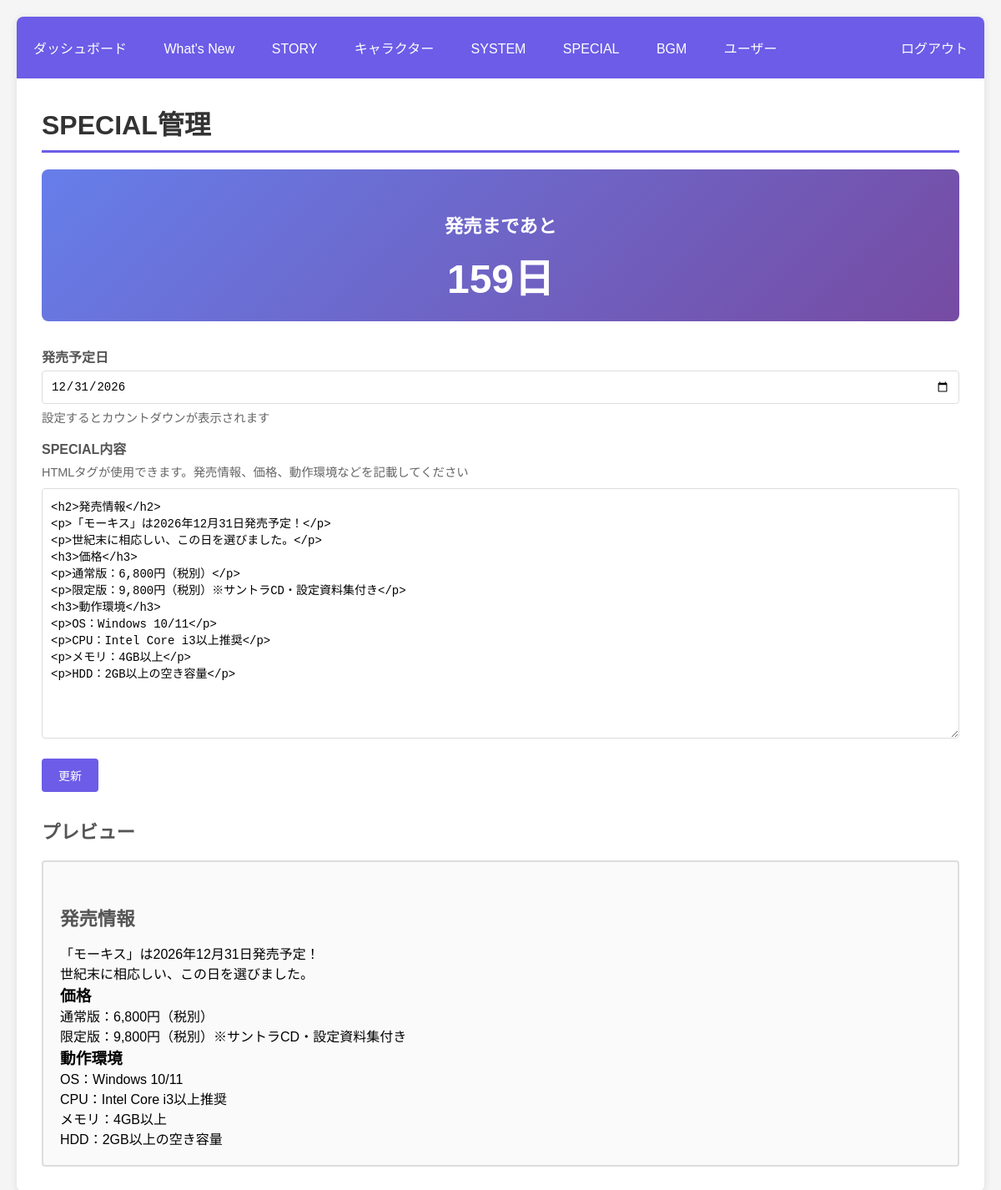
Page /admin/special.php (signed in) on the committed database.
### tables this page shows
CREATE TABLE IF NOT EXISTS special (
    id INT AUTO_INCREMENT PRIMARY KEY,
    release_date DATE COMMENT '発売予定日（カウントダウン用）',
    content LONGTEXT COMMENT '発売情報テキスト',
    updated_at DATETIME DEFAULT CURRENT_TIMESTAMP ON UPDATE CURRENT_TIMESTAMP
);

### includes/db.php (called while the page is built, shortened)
<?php
class Database {
    private static $instance = null;
    private $connection;
    private function __construct() {
        try {
            $dsn = "mysql:host=" . DB_HOST . ";dbname=" . DB_NAME . ";charset=" . DB_CHARSET;
            $options = [
                PDO::ATTR_ERRMODE => PDO::ERRMODE_EXCEPTION,
                PDO::ATTR_DEFAULT_FETCH_MODE => PDO::FETCH_ASSOC,
                PDO::ATTR_EMULATE_PREPARES => false,
            ];
            $this->connection = new PDO($dsn, DB_USER, DB_PASS, $options);
        } catch (PDOException $e) {
            die('データベース接続エラー: ' . $e->getMessage());
        }
    }
    public static function getInstance() {
        if (self::$instance === null) {
            self::$instance = new self();
        }
        return self::$instance;
    }
    public function queryOne($sql, $params = []) {
        try {
            $stmt = $this->connection->prepare($sql);
            $stmt->execute($params);
            return $stmt->fetch();
        } catch (PDOException $e) {
            error_log('Query Error: ' . $e->getMessage());
            return false;
        }
    }
}

### admin/special.php (the view, shortened to what this page needs)
<?php
require_once __DIR__ . '/../includes/db.php';
require_once __DIR__ . '/../includes/functions.php';
$special = getSpecialInfo();
$countdown = $special && $special['release_date'] ? getCountdown($special['release_date']) : null;
?>
<h1>SPECIAL管理</h1>
<?php if ($countdown && $countdown !== '発売済み'): ?>
    <div style="background: linear-gradient(135deg, #667eea 0%, #764ba2 100%); color: white; padding: 20px; border-radius: 8px; margin-bottom: 30px; text-align: center;">
        <h2 style="color: white; margin-bottom: 10px;">発売まであと</h2>
        <div style="font-size: 3em; font-weight: bold;"><?php echo h($countdown); ?></div>
    </div>
<?php endif; ?>
<form method="POST">
    <label>発売予定日</label>
    <input type="date" name="release_date" value="<?php echo $special ? h($special['release_date']) : ''; ?>">
    <p style="color: #666; font-size: 0.9em; margin: 5px 0 10px;">設定するとカウントダウンが表示されます</p>
    <label>SPECIAL内容</label>
    <p style="color: #666; font-size: 0.9em; margin: 5px 0 10px;">HTMLタグが使用できます。発売情報、価格、動作環境などを記載してください</p>
    <textarea name="content" required style="min-height: 300px;"><?php echo $special ? h($special['content']) : ''; ?></textarea>
    <div style="margin-top: 20px;">
        <button type="submit" class="btn">更新</button>
    </div>
</form>
<h2>プレビュー</h2>
<div style="border: 2px solid #ddd; padding: 20px; background: #fafafa; border-radius: 4px; margin-top: 20px;">
    <?php echo $special ? $special['content'] : '<p style="color: #999;">内容がありません</p>'; ?>
</div>

### includes/functions.php (style rules this page uses)
* { margin: 0; padding: 0; box-sizing: border-box; }
body { font-family: "Hiragino Kaku Gothic ProN", Meiryo, sans-serif; background: #f5f5f5; padding: 20px; }
h1 { color: #333; margin-bottom: 20px; padding-bottom: 10px; border-bottom: 3px solid #6c5ce7; }
h2 { color: #555; margin: 30px 0 15px; font-size: 1.4em; }
.btn { display: inline-block; padding: 10px 20px; background: #6c5ce7; color: white; text-decoration: none; border-radius: 4px; border: none; cursor: pointer; font-size: 14px; transition: background 0.3s; }
form label { display: block; margin: 15px 0 5px; font-weight: bold; color: #555; }
form input[type="text"], form input[type="password"], form input[type="date"], form input[type="number"], form textarea, form select { width: 100%; padding: 10px; border: 1px solid #ddd; border-radius: 4px; font-size: 14px; }
form textarea { min-height: 200px; font-family: monospace; }

### rows in the picture
special: release_date "159日", release_date "12/31/2026", content "<h2>発売情報</h2> <p>「モーキス」は2026年12月31日発売予定！</p> <p>世紀末に相応しい、この日を選びました。</p> <h3>価格</h3> <p>通常版：6,800円（税別）</p> <p>限定版：9,800円（税別）※サントラCD・設定資料集付き</p> <h3>動作環境</h3> <p>OS：Windows 10/11</p> <p>CPU：Intel Core i3以上推奨</p> <p>メモリ：4GB以上</p> <p>HDD：2GB以上の空き容量</p>", content "発売情報 「モーキス」は2026年12月31日発売予定！ 世紀末に相応しい、この日を選びました。 価格 通常版：6,800円（税別） 限定版：9,800円（税別）※サントラCD・設定資料集付き 動作環境 OS：Windows 10/11 CPU：Intel Core i3以上推奨 メモリ：4GB以上 HDD：2GB以上の空き容量"
